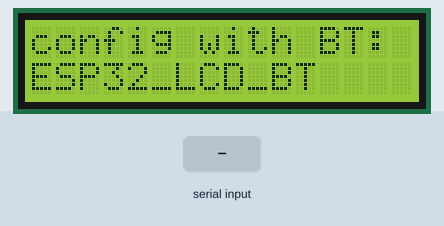
Simulated run of this sketch. Board: ESP32. On the bench: 16×2 character LCD. The inputs (shaded band) are chosen by the test bench. Nothing arrives over Bluetooth unless stated; what the sketch prints to the serial monitor is not drawn.

Above: at 1.2 s.
1.3 s: "1.\n" received over the second serial link
At 2.5 s:
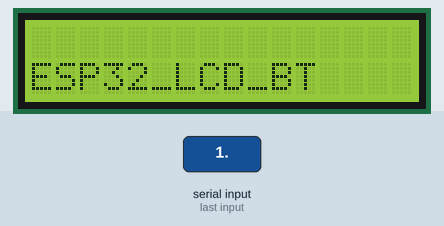
2.8 s: "2.\n" received over the second serial link
At 3.4 s:
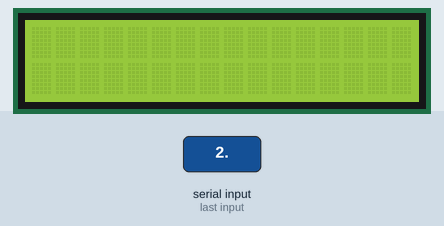
Timing chart, 0 to 5.8 s (numbered marks = the images above; inputs shaded):
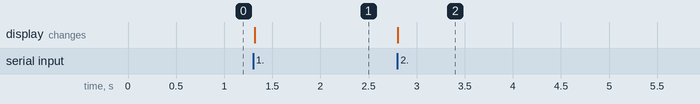

Measured:
- after the input at 1.3 s, the display: changes at once (image 1)
- after the input at 2.8 s, the display: changes at once (image 2)

The sketch:

lcd_bt.ino
```cpp
#include <Wire.h>
#include <LiquidCrystal_I2C.h>
#include "BluetoothSerial.h"

BluetoothSerial SerialBT;
LiquidCrystal_I2C lcd(0x27, 16, 2); // LCD with I2C address 0x27

String var1 = "config with BT:";
String var2 = "ESP32_LCD_BT";

void updateLCD() {
    lcd.clear();
    lcd.setCursor(0, 0);
    lcd.print(var1);  // Display var1 on the first line
    lcd.setCursor(0, 1);
    lcd.print(var2);  // Display var2 on the second line
}

void setup() {
    Serial.begin(115200);
    SerialBT.begin("ESP32_LCD_BT"); // Set Bluetooth name
    lcd.init();
    lcd.backlight();

    updateLCD();
    Serial.println("Bluetooth is ready. Send '1.text' or '2.text' to update LCD.");
}

void loop() {
    if (SerialBT.available()) {
        String receivedText = SerialBT.readStringUntil('\n'); // Read until newline
        receivedText.trim(); // Remove whitespace

        if (receivedText.startsWith("1.")) {
            var1 = receivedText.substring(2); // Extract new value for var1
            Serial.println("Updated var1: " + var1);
        } else if (receivedText.startsWith("2.")) {
            var2 = receivedText.substring(2); // Extract new value for var2
            Serial.println("Updated var2: " + var2);
        }

        updateLCD(); // Refresh the LCD display
    }
}
```
